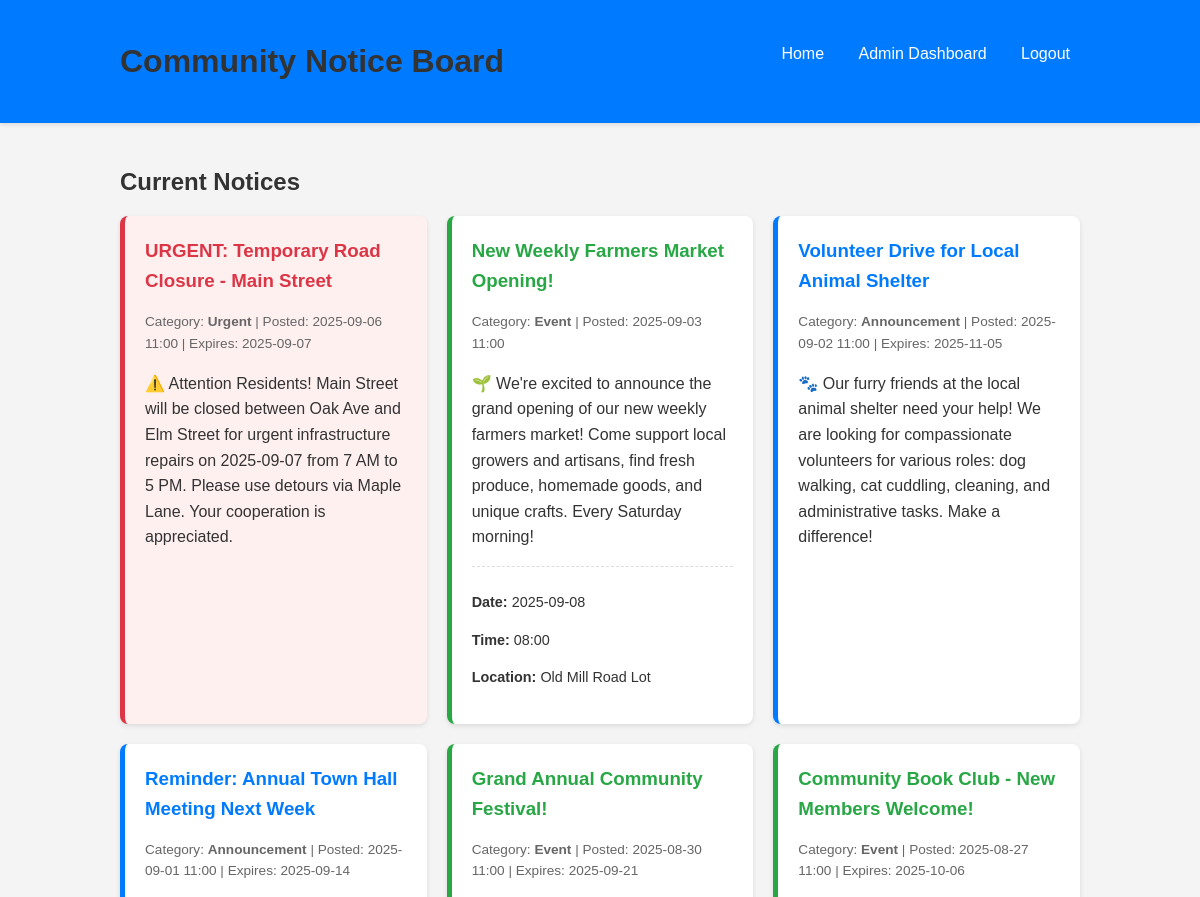
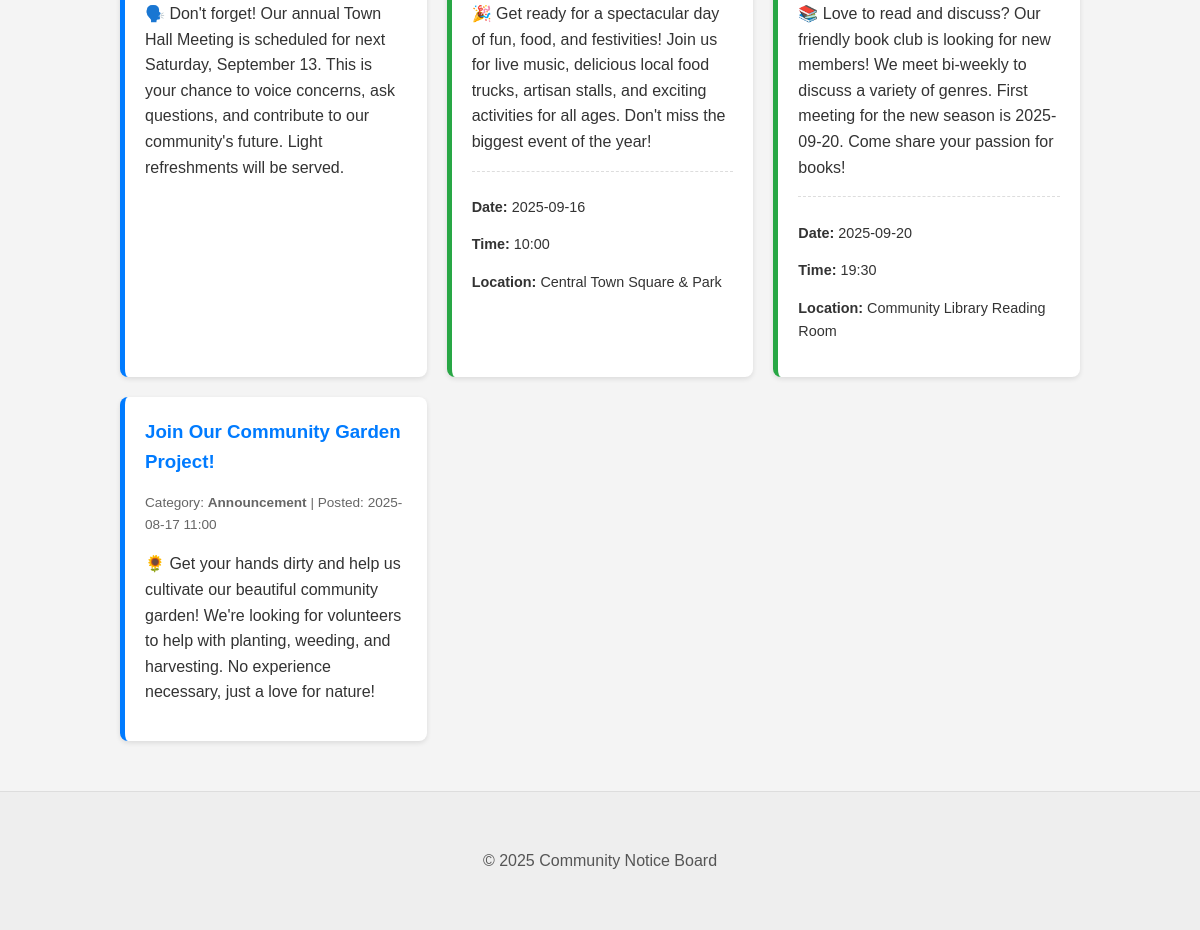
The page / (signed in) on the database its author committed (2 pictures, top to bottom).
### tables this page shows
CREATE TABLE notices (
    id INTEGER PRIMARY KEY AUTOINCREMENT,
    title TEXT NOT NULL,
    content TEXT NOT NULL,
    category TEXT NOT NULL, -- e.g., 'announcement', 'event', 'urgent' (though is_urgent also exists)
    is_urgent BOOLEAN NOT NULL DEFAULT 0, -- 1 for urgent, 0 for regular
    created_at TIMESTAMP NOT NULL DEFAULT CURRENT_TIMESTAMP,
    expires_at TIMESTAMP NULL, -- Optional expiry date
    event_date DATE NULL,
    event_time TIME NULL,
    event_location TEXT NULL,
    is_active BOOLEAN NOT NULL DEFAULT 1 -- 1 for active, 0 for inactive/draft (admin can toggle)
);

### app.py (the view)
@app.route('/')
def index():
    db = get_db()
    now_iso = datetime.now().isoformat() # Renamed to avoid confusion with `now` in SQL
    raw_notices = db.execute(
        """
        SELECT id, title, content, category, is_urgent, created_at, expires_at,
               event_date, event_time, event_location
        FROM notices
        WHERE is_active = 1 AND (expires_at IS NULL OR expires_at > ?)
        ORDER BY is_urgent DESC, created_at DESC
        """,
        (now_iso,) # Use now_iso here
    ).fetchall()
    processed_notices = []
    for notice_row in raw_notices:
        notice = dict(notice_row) # Convert Row object to a mutable dictionary
        if notice['expires_at']:
            notice['expires_at'] = datetime.fromisoformat(notice['expires_at'])
        notice['created_at'] = datetime.fromisoformat(notice['created_at'])
        processed_notices.append(notice)
    return render_template('index.html', notices=processed_notices)

### app.py (called while the page is built)
@app.context_processor
def inject_now():
    return {'datetime': datetime}

def get_db():
    if 'db' not in g:
        g.db = sqlite3.connect(
            DATABASE,
        )
        g.db.row_factory = sqlite3.Row # Allows accessing columns by name
    return g.db

### templates/index.html (shortened to what this page needs)
{% extends '_base.html' %}
{% block content %}
    <h2>Current Notices</h2>
    <div class="notice-list">
        {% if notices %}
            {% for notice in notices %}
                <div class="notice-item {% if notice.is_urgent %}urgent{% endif %} {% if notice.category == 'event' %}event{% endif %}">
                    <h3>{{ notice.title }}</h3>
                    <p class="notice-meta">
                        Category: <strong>{{ notice.category.capitalize() }}</strong> |
                        Posted: {{ notice.created_at.strftime('%Y-%m-%d %H:%M') }}
                        {% if notice.expires_at %}
                            | Expires: {{ notice.expires_at.strftime('%Y-%m-%d') }}
                        {% endif %}
                    </p>
                    <p>{{ notice.content | safe }}</p>
                    {% if notice.category == 'event' %}
                        <div class="event-details">
                            <p><strong>Date:</strong> {{ notice.event_date }}</p>
                            <p><strong>Time:</strong> {{ notice.event_time }}</p>
                            <p><strong>Location:</strong> {{ notice.event_location }}</p>
                        </div>
                    {% endif %}
                </div>
            {% endfor %}
        {% else %}
            <p>No active notices at the moment. Check back soon!</p>
        {% endif %}
    </div>
{% endblock %}

### static/style.css (style rules this page uses)
body { font-family: Arial, sans-serif; line-height: 1.6; margin: 0; padding: 0; background-color: #f4f4f4; color: #333; }
h1, h2, h3 { color: #333; margin-bottom: 15px; }
.notice-list { display: grid; gap: 20px; grid-template-columns: repeat(auto-fill, minmax(300px, 1fr)); }
.notice-item { background-color: white; padding: 20px; border-radius: 8px; box-shadow: 0 2px 5px rgba(0,0,0,0.1); border-left: 5px solid #007bff; transition: transform 0.2s ease, box-shadow 0.2s ease; }
.notice-item h3 { margin-top: 0; color: #007bff; }
.notice-item.urgent { border-left-color: #dc3545; background-color: #fff0f0; }
.notice-item.urgent h3 { color: #dc3545; }
.notice-item.event { border-left-color: #28a745; }
.notice-item.event h3 { color: #28a745; }
.notice-meta { font-size: 0.85em; color: #666; margin-bottom: 10px; }
.event-details { margin-top: 15px; padding-top: 10px; border-top: 1px dashed #ddd; font-size: 0.9em; }

### rows shown on the page
notices: title "URGENT: Temporary Road Closure - Main Street", category "Urgent", created_at "2025-09-06 11:00", expires_at "2025-09-07", content "⚠️ Attention Residents! Main Street will be closed between Oak Ave and Elm Street for urgent infrastructure repairs on 2025-09-07 from 7 AM to 5 PM. Please use detours via Maple Lane. Your cooperation is appreciated."
notices: title "New Weekly Farmers Market Opening!", category "Event", created_at "2025-09-03 11:00", content "🌱 We're excited to announce the grand opening of our new weekly farmers market! Come support local growers and artisans, find fresh produce, homemade goods, and unique crafts. Every Saturday morning!", event_date "2025-09-08", event_time "08:00", event_location "Old Mill Road Lot"
notices: title "Volunteer Drive for Local Animal Shelter", category "Announcement", created_at "2025-09-02 11:00", expires_at "2025-11-05", content "🐾 Our furry friends at the local animal shelter need your help! We are looking for compassionate volunteers for various roles: dog walking, cat cuddling, cleaning, and administrative tasks. Make a difference!"
notices: title "Reminder: Annual Town Hall Meeting Next Week", category "Announcement", created_at "2025-09-01 11:00", expires_at "2025-09-14", content "🗣️ Don't forget! Our annual Town Hall Meeting is scheduled for next Saturday, September 13. This is your chance to voice concerns, ask questions, and contribute to our community's future. Light refreshments will be served."
notices: title "Grand Annual Community Festival!", category "Event", created_at "2025-08-30 11:00", expires_at "2025-09-21", content "🎉 Get ready for a spectacular day of fun, food, and festivities! Join us for live music, delicious local food trucks, artisan stalls, and exciting activities for all ages. Don't miss the biggest event of the year!", event_date "2025-09-16", event_time "10:00", event_location "Central Town Square & Park"
notices: title "Community Book Club - New Members Welcome!", category "Event", created_at "2025-08-27 11:00", expires_at "2025-10-06", content "📚 Love to read and discuss? Our friendly book club is looking for new members! We meet bi-weekly to discuss a variety of genres. First meeting for the new season is 2025-09-20. Come share your passion for books!", event_date "2025-09-20", event_time "19:30", event_location "Community Library Reading Room"
notices: title "Join Our Community Garden Project!", category "Announcement", created_at "2025-08-17 11:00", content "🌻 Get your hands dirty and help us cultivate our beautiful community garden! We're looking for volunteers to help with planting, weeding, and harvesting. No experience necessary, just a love for nature!"
